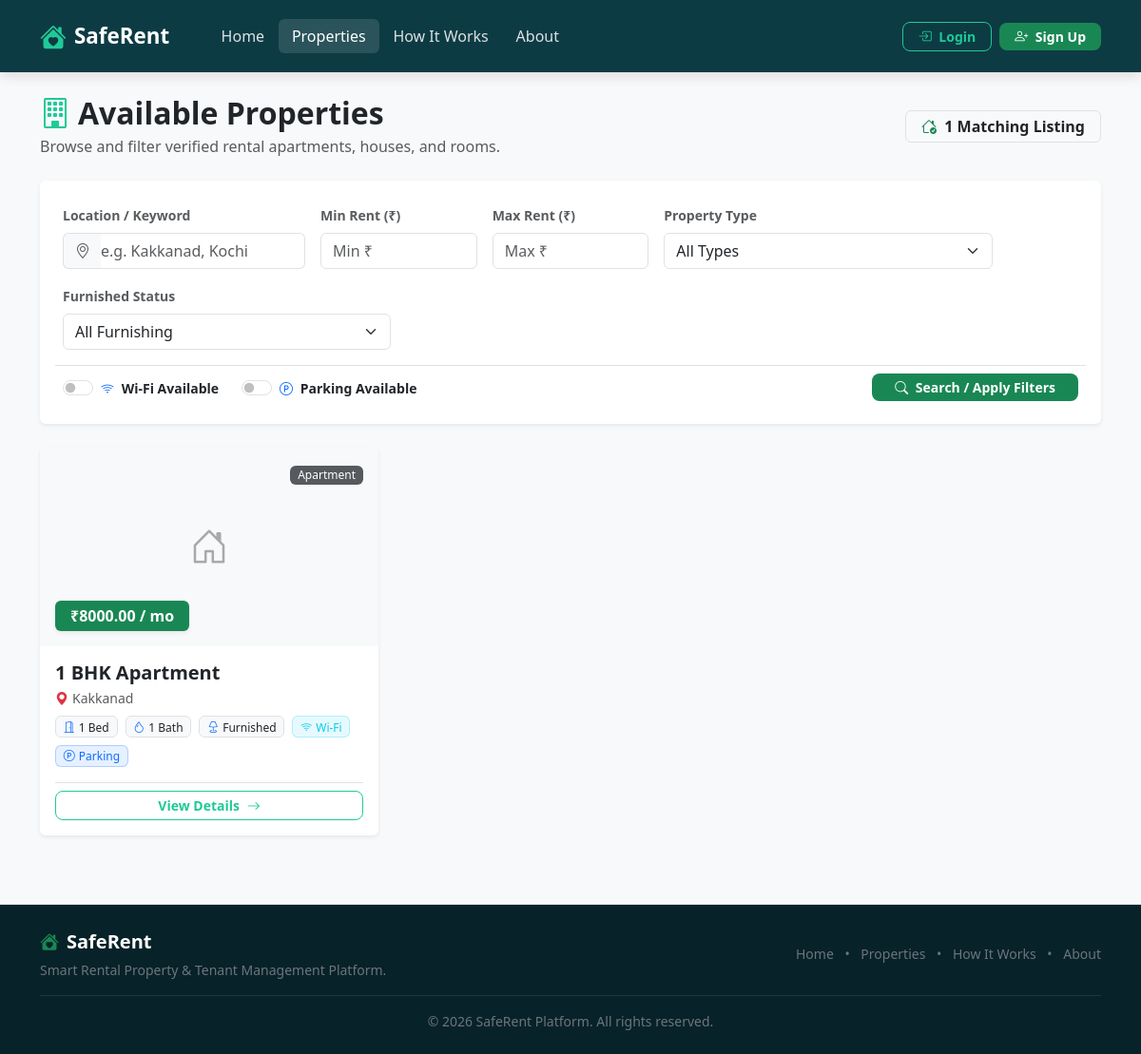
Page /properties/ on the committed database.
### core/models.py (models this page shows, shortened)
class Property(models.Model):
    PROPERTY_TYPE_CHOICES = [
        ('APARTMENT', 'Apartment'),
        ('HOUSE', 'House'),
        ('ROOM', 'Single Room'),
        ('SHARED', 'Shared Room'),
    ]
    FURNISHED_STATUS_CHOICES = [
        ('FURNISHED', 'Furnished'),
        ('SEMI', 'Semi-Furnished'),
        ('UNFURNISHED', 'Unfurnished'),
    ]
    owner = models.ForeignKey(
        settings.AUTH_USER_MODEL,
        on_delete=models.CASCADE,
        related_name='properties',
        help_text="Property owner user"
    )
    title = models.CharField(max_length=200, help_text="Property listing title")
    description = models.TextField(help_text="Detailed description of the property")
    location = models.CharField(max_length=100, help_text="City / Area / Locality")
    address = models.TextField(help_text="Full address of the property")
    monthly_rent = models.DecimalField(
        max_digits=10,
        decimal_places=2,
        help_text="Monthly rent amount in ₹"
    )
    security_deposit = models.DecimalField(
        max_digits=10,
        decimal_places=2,
        default=0,
        help_text="Security deposit amount in ₹"
    )
    property_type = models.CharField(
        max_length=20,
        choices=PROPERTY_TYPE_CHOICES,
        default='APARTMENT'
    )
    bedrooms = models.PositiveIntegerField(default=1)
    bathrooms = models.PositiveIntegerField(default=1)
    furnished_status = models.CharField(
        max_length=20,
        choices=FURNISHED_STATUS_CHOICES,
        default='UNFURNISHED'
    )
    wifi_available = models.BooleanField(default=False, verbose_name="Wi-Fi Available")
    parking_available = models.BooleanField(default=False, verbose_name="Parking Available")
    other_amenities = models.TextField(
        blank=True,
        help_text="Other facilities (e.g. Gym, Power Backup, Elevator, Security)"
    )
    is_available = models.BooleanField(default=True, verbose_name="Available for Rent")
    created_at = models.DateTimeField(auto_now_add=True)
    updated_at = models.DateTimeField(auto_now=True)
    class Meta:
        ordering = ['-created_at']
        verbose_name = "Property"
        verbose_name_plural = "Properties"
    @property
    def main_image(self):
        first_img = self.images.first()
        return first_img.image.url if first_img else None

### core/views.py (the view, shortened to what this page needs)
# urls.py: path('properties/', views.properties, name='properties'),
def properties(request):
    queryset = Property.objects.filter(is_available=True).order_by('-created_at')
    location = request.GET.get('location', '').strip()
    min_rent = request.GET.get('min_rent', '').strip()
    max_rent = request.GET.get('max_rent', '').strip()
    rent_range = request.GET.get('rent_range', '').strip()
    property_type = request.GET.get('property_type', '').strip()
    furnished_status = request.GET.get('furnished_status', '').strip()
    wifi_available = request.GET.get('wifi_available', '').strip()
    parking_available = request.GET.get('parking_available', '').strip()
    if location:
        queryset = queryset.filter(
            Q(location__icontains=location) |
            Q(title__icontains=location) |
            Q(address__icontains=location)
        )
    if property_type and property_type != 'ALL':
        queryset = queryset.filter(property_type__iexact=property_type)
    if furnished_status and furnished_status != 'ALL':
        queryset = queryset.filter(furnished_status__iexact=furnished_status)
    is_wifi = wifi_available in ['true', 'True', '1', 'on']
    if is_wifi:
        queryset = queryset.filter(wifi_available=True)
    is_parking = parking_available in ['true', 'True', '1', 'on']
    if is_parking:
        queryset = queryset.filter(parking_available=True)
    has_active_filters = bool(location or min_rent or max_rent or rent_range or (property_type and property_type != 'ALL') or (furnished_status and furnished_status != 'ALL') or is_wifi or is_parking)
    return render(request, 'core/properties.html', {
        'properties': queryset,
        'has_active_filters': has_active_filters,
        'filters': {
            'location': location,
            'min_rent': min_rent,
            'max_rent': max_rent,
            'rent_range': rent_range,
            'property_type': property_type,
            'furnished_status': furnished_status,
            'wifi_available': is_wifi,
            'parking_available': is_parking,
        },
        'property_types': Property.PROPERTY_TYPE_CHOICES,
        'furnished_statuses': Property.FURNISHED_STATUS_CHOICES,
    })

### core/templates/core/properties.html (shortened to what this page needs)
{% extends 'base.html' %}
{% block content %}
<div class="container py-4">
    <div class="row mb-4 align-items-center">
        <div class="col-md-8">
            <h2 class="fw-bold text-dark mb-1">
                <i class="bi bi-building text-success-accent me-2"></i>Available Properties
            </h2>
            <p class="text-muted mb-0">Browse and filter verified rental apartments, houses, and rooms.</p>
        </div>
        <div class="col-md-4 text-md-end mt-3 mt-md-0">
            <span class="badge bg-light text-dark border px-3 py-2 fs-6">
                <i class="bi bi-house-check text-success me-1"></i> {{ properties.count }} Matching Listing{% if properties.count != 1 %}s{% endif %}
            </span>
        </div>
    </div>
    <div class="card sr-card shadow-sm border-0 mb-4 bg-white">
        <div class="card-body p-4">
            <form method="GET" action="{% url 'core:properties' %}" id="propertyFilterForm">
                <div class="row g-3">
                    <div class="col-md-4 col-lg-3">
                        <label for="filterLocation" class="form-label fw-semibold small text-muted">Location / Keyword</label>
                        <div class="input-group">
                            <span class="input-group-text bg-light text-muted border-end-0">
                                <i class="bi bi-geo-alt"></i>
                            </span>
                            <input type="text" name="location" id="filterLocation" class="form-control border-start-0 ps-0" placeholder="e.g. Kakkanad, Kochi" value="{{ filters.location|default:'' }}">
                        </div>
                    </div>
                    <div class="col-md-4 col-lg-2">
                        <label for="filterMinRent" class="form-label fw-semibold small text-muted">Min Rent (₹)</label>
                        <input type="number" name="min_rent" id="filterMinRent" class="form-control" placeholder="Min ₹" min="0" step="500" value="{{ filters.min_rent|default:'' }}">
                    </div>
                    <div class="col-md-4 col-lg-2">
                        <label for="filterMaxRent" class="form-label fw-semibold small text-muted">Max Rent (₹)</label>
                        <input type="number" name="max_rent" id="filterMaxRent" class="form-control" placeholder="Max ₹" min="0" step="500" value="{{ filters.max_rent|default:'' }}">
                    </div>
                    <div class="col-md-4 col-lg-2.5">
                        <label for="filterType" class="form-label fw-semibold small text-muted">Property Type</label>
                        <select name="property_type" id="filterType" class="form-select">
                            <option value="ALL" {% if not filters.property_type or filters.property_type == 'ALL' %}selected{% endif %}>All Types</option>
                        </select>
                    </div>
                    <div class="col-md-4 col-lg-2.5">
                        <label for="filterFurnished" class="form-label fw-semibold small text-muted">Furnished Status</label>
                        <select name="furnished_status" id="filterFurnished" class="form-select">
                            <option value="ALL" {% if not filters.furnished_status or filters.furnished_status == 'ALL' %}selected{% endif %}>All Furnishing</option>
                        </select>
                    </div>
                    <div class="col-12 d-flex flex-wrap align-items-center justify-content-between gap-3 pt-2 border-top">
                        <div class="d-flex align-items-center gap-4">
                            <div class="form-check form-switch mb-0">
                                <input class="form-check-input" type="checkbox" name="wifi_available" value="true" id="filterWifi" {% if filters.wifi_available %}checked{% endif %}>
                                <label class="form-check-label fw-semibold small text-dark" for="filterWifi">
                                    <i class="bi bi-wifi text-primary me-1"></i> Wi-Fi Available
                                </label>
                            </div>
                            <div class="form-check form-switch mb-0">
                                <input class="form-check-input" type="checkbox" name="parking_available" value="true" id="filterParking" {% if filters.parking_available %}checked{% endif %}>
                                <label class="form-check-label fw-semibold small text-dark" for="filterParking">
                                    <i class="bi bi-p-circle text-primary me-1"></i> Parking Available
                                </label>
                            </div>
                        </div>
                        <div class="d-flex align-items-center gap-2">
                            <button type="submit" class="btn sr-btn-primary btn-sm px-4 fw-semibold">
                                <i class="bi bi-search me-1"></i> Search / Apply Filters
                            </button>
                        </div>
                    </div>
                </div>
            </form>
        </div>
    </div>
    {% if properties %}
        <div class="row g-4">
            {% for property in properties %}
                <div class="col-md-6 col-lg-4">
                    <div class="card sr-card h-100 shadow-sm border-0 overflow-hidden d-flex flex-column">
                        <div class="position-relative bg-light text-center" style="height: 210px; overflow: hidden;">
                            {% if property.main_image %}
                                <img src="{{ property.main_image }}" class="w-100 h-100 object-fit-cover" alt="{{ property.title }}">
                            {% else %}
                                <div class="d-flex align-items-center justify-content-center h-100 text-secondary bg-light">
                                    <i class="bi bi-house-door fs-1 text-muted opacity-50"></i>
                                </div>
                            {% endif %}
                            <div class="position-absolute bottom-0 start-0 m-3">
                                <span class="badge bg-success text-white fw-bold px-3 py-2 shadow-sm fs-6">
                                    ₹{{ property.monthly_rent }} / mo
                                </span>
                            </div>
                            <div class="position-absolute top-0 end-0 m-3">
                                <span class="badge bg-dark bg-opacity-75 text-white fw-normal px-2 py-1 rounded">
                                    {{ property.get_property_type_display }}
                                </span>
                            </div>
                        </div>
                        <div class="card-body p-3 d-flex flex-column flex-grow-1">
                            <h5 class="fw-bold text-dark text-truncate mb-1" title="{{ property.title }}">
                                {{ property.title }}
                            </h5>
                            <p class="text-muted small mb-2 text-truncate">
                                <i class="bi bi-geo-alt-fill text-danger me-1"></i>{{ property.location }}
                            </p>
                            <div class="d-flex flex-wrap gap-2 mb-3">
                                <span class="badge bg-light text-dark border fw-normal">
                                    <i class="bi bi-door-open me-1 text-primary"></i>{{ property.bedrooms }} Bed{% if property.bedrooms > 1 %}s{% endif %}
                                </span>
                                <span class="badge bg-light text-dark border fw-normal">
                                    <i class="bi bi-droplet me-1 text-primary"></i>{{ property.bathrooms }} Bath{% if property.bathrooms > 1 %}s{% endif %}
                                </span>
                                <span class="badge bg-light text-dark border fw-normal">
                                    <i class="bi bi-lamp me-1 text-primary"></i>{{ property.get_furnished_status_display }}
                                </span>
                                {% if property.wifi_available %}
                                    <span class="badge bg-info bg-opacity-10 text-info border border-info border-opacity-25 fw-normal">
                                        <i class="bi bi-wifi me-1"></i>Wi-Fi
                                    </span>
                                {% endif %}
                                {% if property.parking_available %}
                                    <span class="badge bg-primary bg-opacity-10 text-primary border border-primary border-opacity-25 fw-normal">
                                        <i class="bi bi-p-circle me-1"></i>Parking
                                    </span>
                                {% endif %}
                            </div>
                            <div class="mt-auto pt-2 border-top">
                                <a href="{% url 'core:public_property_detail' property.pk %}" class="btn sr-btn-outline w-100 fw-semibold btn-sm">
                                    View Details <i class="bi bi-arrow-right ms-1"></i>
                                </a>
                            </div>
                        </div>
                    </div>
                </div>
            {% endfor %}
        </div>
    {% endif %}
</div>
{% endblock %}

### static/css/style.css (style rules this page uses)
:root { --sr-dark-teal: #0d3b44; --sr-dark-teal-hover: #07282e; --sr-green-accent: #198754; --sr-green-accent-hover: #146c43; --sr-light-bg: #f8f9fa; --sr-card-bg: #ffffff; --sr-text-dark: #1e293b; --sr-text-muted: #64748b; --sr-border-color: #e2e8f0; --sr-shadow-sm: 0 2px 8px rgba(15, 23, 42, 0.05); --sr-shadow-md: 0 10px 25px rgba(15, 23, 42, 0.08); }
body { background-color: var(--sr-light-bg); color: var(--sr-text-dark); font-family: 'Segoe UI', Roboto, -apple-system, BlinkMacSystemFont, sans-serif; min-height: 100vh; display: flex; flex-direction: column; }
.text-success-accent { color: #20c997 !important; }
.sr-btn-outline { border: 1.5px solid #20c997; color: #20c997 !important; font-weight: 600; border-radius: 8px; transition: all 0.2s ease; }
.sr-btn-primary { background-color: var(--sr-green-accent); color: #ffffff !important; font-weight: 600; border-radius: 8px; border: none; transition: all 0.2s ease; }

### rows in the picture
Property: monthly_rent "8000.00", property_type "Apartment", title "1 BHK Apartment", location "Kakkanad", bedrooms "1", bathrooms "1", furnished_status "Furnished", wifi_available True (drawn), parking_available True (drawn)

### other values in the picture
{{ properties.count }} "1"
